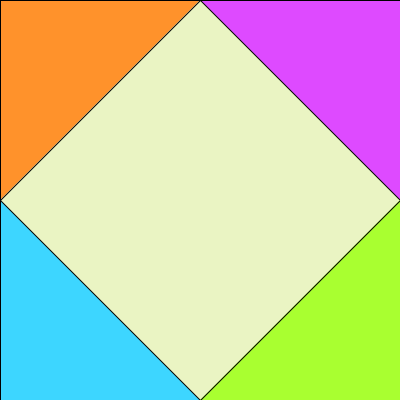
Frame 1 (no input)
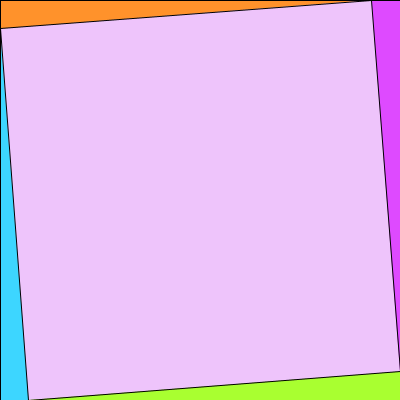
Frame 60 (the mouse pressed at the canvas centre just before this capture)
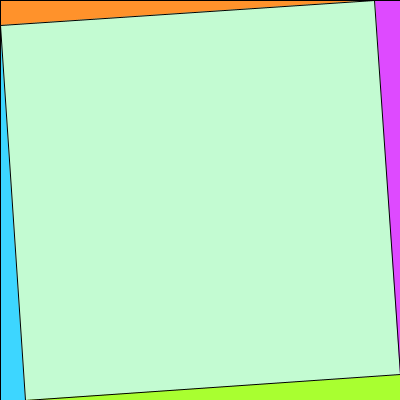
Frame 120 (the mouse held since frame 60 and released just before this capture)

The Processing sketch that drew these frames (run headless with seeded random() and noise(); from frame 60 on, the mouse is pressed at the canvas centre):

// Processing sketch: TriRect_compose
// ── TriRect_compose.pde
float colorR = 0, colorG = 0, colorB = 0;
int i = 0;

//parametros(origem x, origem y, comprimento da base, altura do triangulo
void TriRect(float xOrigin, float yOrigin, float widthTri, float heightTri) {
  PVector p1 = new PVector (xOrigin, yOrigin); //ponto 1
  PVector p2 = new PVector (xOrigin + widthTri, yOrigin); //ponto 2
  PVector p3 = new PVector (xOrigin, yOrigin + heightTri); //ponto 3
  //criacao do triangulo com os pontos p1, p2, p3
  triangle(p1.x, p1.y, p2.x, p2.y, p3.x, p3.y);
}



void setup() {
  size(400, 400);
  background(255);
  stroke(0);
}

void draw () {
  //brincadeira mudando a cor do fundo
  float period = 0.1; // periodicidade de mudanca de cor
  colorR = 225 + 30*sin(period*radians(millis()));
  colorG = 225 + 30*sin(1.1*period*radians(millis()) + radians(120)); //defasagem inicial de 120 e periodo 10% mais rapido para desincronizar
  colorB = 225 + 30*sin(1.2*period*radians(millis()) + radians(240)); //defasagem inicial de 240 e periodo 20% mais rapido para desincronizar
  background(colorR, colorG, colorB);

  //parametrizacao dos valores de base e altura do triangulo - valores devem ser 0< t <1
  float t = 0.5 + 0.5*sin(radians(i));
  i++;
  //triangulo origem canto superior esquerdo
  fill(#FF922B);
  TriRect(0, 0, width*t, width*(1-t));

  //triangulo origem canto superior direito
  fill(#DE4AFF);
  TriRect(width, 0, -width*(1-t), width*t);

  //triangulo origem canto inferior direito
  fill(#A9FF30);
  TriRect(width, height, -width*t, -width*(1-t));

  //triangulo origem canto inferior esquerdo
  fill(#3DD6FF);
  TriRect(0, height, width*(1-t), -width*t);
}
